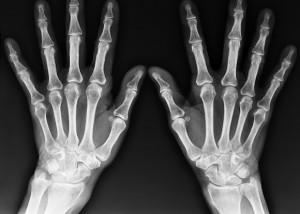
#> input picture week4_handson/x-ray.png, 300 x 214 px
$ jupyter execute week4_handson.ipynb
#> lines starting #> are read from the running program, lines starting #| are printed output that depends on the picture
# 1. Histogram Stretching

## 1) 제시된 LUT(look up table)을 생성하시오. (모든 LUT은 uint8의 형태로 저장하시오)

[cell 1]
import numpy as np
import matplotlib.pyplot as plt
import skimage.exposure as ex

[cell 2]
# Input intensity: 0 ~ 255
x = np.arange(256)

# LUT1: y = 2x
LUT1 = np.uint8(np.clip(2 * x, 0, 255))

# LUT2: y = (1/2)x
LUT2 = np.uint8(0.5 * x)

# LUT3: y = -x + 255
LUT3 = np.uint8(-x + 255)

# LUT4: piecewise linear transformation
t1 = (32 / 96) * np.arange(0, 97)

t2 = ((192 - 32) / (200 - 96)) * \
     (np.arange(97, 201) - 96) + 32

t3 = ((255 - 192) / (255 - 200)) * \
     (np.arange(201, 256) - 200) + 192

LUT4 = np.uint8(
    np.floor(np.concatenate((t1, t2, t3)))
)

[cell 3]
print(LUT1.dtype, LUT2.dtype, LUT3.dtype, LUT4.dtype)
print(len(LUT1), len(LUT2), len(LUT3), len(LUT4))

## 2) 1)에서 생성한 LUT 4개를 하나의 figure에 출력하시오.(subplot)

[cell 4]
plt.figure(figsize=(10, 8))

plt.subplot(2, 2, 1)
plt.plot(x, LUT1)
plt.title('LUT1')
plt.xlabel('Input intensity')
plt.ylabel('Output intensity')
plt.xlim(0, 255)
plt.ylim(0, 255)

plt.subplot(2, 2, 2)
plt.plot(x, LUT2)
plt.title('LUT2')
plt.xlabel('Input intensity')
plt.ylabel('Output intensity')
plt.xlim(0, 255)
plt.ylim(0, 255)

plt.subplot(2, 2, 3)
plt.plot(x, LUT3)
plt.title('LUT3')
plt.xlabel('Input intensity')
plt.ylabel('Output intensity')
plt.xlim(0, 255)
plt.ylim(0, 255)

plt.subplot(2, 2, 4)
plt.plot(x, LUT4)
plt.title('LUT4')
plt.xlabel('Input intensity')
plt.ylabel('Output intensity')
plt.xlim(0, 255)
plt.ylim(0, 255)

plt.tight_layout()
plt.show()
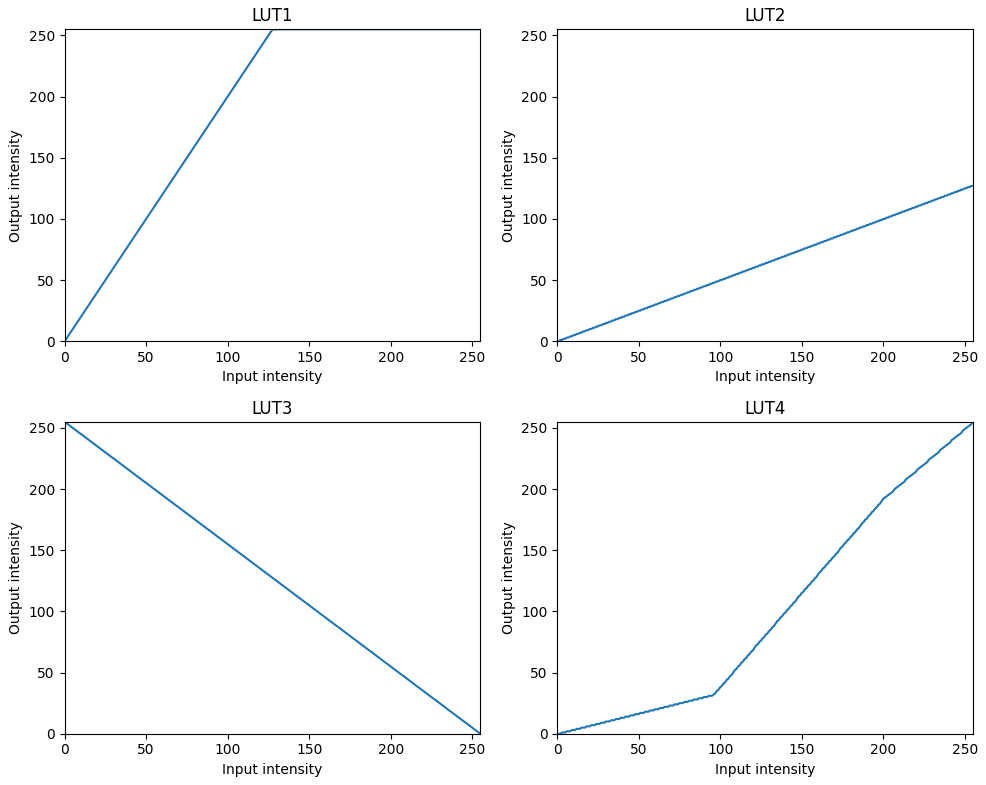
#> figure drawn by matplotlib, 4 panels; panel 1: curve peaks at x = 128, y = 255; panel 2: curve peaks at x = 254, y = 127; panel 3: curve peaks at x = 0, y = 255; panel 4: curve peaks at x = 255, y = 255

## 3) 1)에서 생성한 LUT을 이용해서 영상을 변환하시오.

### (a) function Image_Adjust_LUT(a,b)를 만드시오.
Input parameters: a: input image, b: LUT
Output: returns adjusted image

[cell 5]
def Image_Adjust_LUT(a, b):
    return b[a]

### (b) 영상 ‘x-ray.png’를 읽으시오.

[cell 6]
# (b) Read x-ray.png
x_ray = plt.imread('x-ray.png')
#> x_ray is the input picture: shape (214, 300) float32; min 0, max 1, mean 0.297

# PNG가 [0, 1] float 형식으로 읽힌 경우 [0, 255] uint8로 변환
if x_ray.dtype != np.uint8:
    x_ray = np.uint8(x_ray * 255)

print(x_ray.shape)
#| (214, 300)
print(x_ray.dtype)
#| uint8
print(x_ray.min(), x_ray.max())
#| 0 255

### (c) function Image_Adjust_LUT를 이용해서 읽어들인 x-ray LUT1, 2, 3, 4를 이용하여 변환하시
오

[cell 7]
x_ray_LUT1 = Image_Adjust_LUT(x_ray, LUT1)
#> in Image_Adjust_LUT, `return b[a]`:
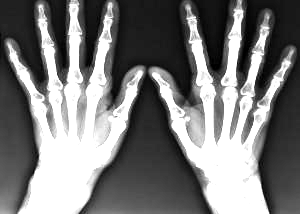
#> returned value: shape (214, 300); min 0, max 255, mean 121.6
x_ray_LUT2 = Image_Adjust_LUT(x_ray, LUT2)
x_ray_LUT3 = Image_Adjust_LUT(x_ray, LUT3)
#> in Image_Adjust_LUT (call 3), `return b[a]`:
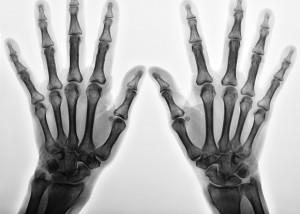
#> returned value: shape (214, 300); min 0, max 255, mean 179.3
x_ray_LUT4 = Image_Adjust_LUT(x_ray, LUT4)
#> in Image_Adjust_LUT (call 4), `return b[a]`:
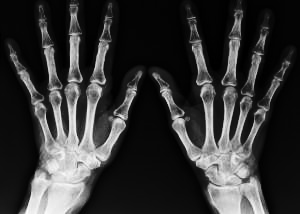
#> returned value: shape (214, 300); min 0, max 255, mean 53.3

### (d) (c) 에서 변환한 4개의 이미지를 하나의 figure에 출력하시오. (subplot(), imshow())

[cell 8]
plt.figure(figsize=(12, 8))

plt.subplot(2, 2, 1)
plt.imshow(x_ray_LUT1, cmap='gray', vmin=0, vmax=255)
plt.title('LUT1')
plt.axis('off')

plt.subplot(2, 2, 2)
plt.imshow(x_ray_LUT2, cmap='gray', vmin=0, vmax=255)
plt.title('LUT2')
plt.axis('off')

plt.subplot(2, 2, 3)
plt.imshow(x_ray_LUT3, cmap='gray', vmin=0, vmax=255)
plt.title('LUT3')
plt.axis('off')

plt.subplot(2, 2, 4)
plt.imshow(x_ray_LUT4, cmap='gray', vmin=0, vmax=255)
plt.title('LUT4')
plt.axis('off')

plt.tight_layout()
plt.show()

# 2. Histogram Equalization

## 2-1. Histogram Equalization

## 1) 1.(c) 의 LUT2의 결과 이미지에 대해 histogram equalization 을 수행하시오.

[cell 9]
# Histogram Equalization
x_ray_LUT2_HE = ex.equalize_hist(x_ray_LUT2)
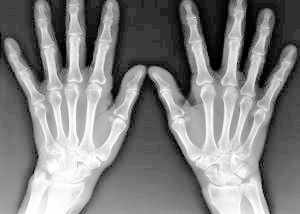
#> x_ray_LUT2_HE: shape (214, 300) float64; min 0.00324, max 1, mean 0.509

# [0, 1] float → [0, 255] uint8
x_ray_LUT2_HE = np.uint8(x_ray_LUT2_HE * 255)

# 확인
print(x_ray_LUT2.dtype, x_ray_LUT2.min(), x_ray_LUT2.max())
#| uint8 0 127
print(x_ray_LUT2_HE.dtype, x_ray_LUT2_HE.min(), x_ray_LUT2_HE.max())
#| uint8 0 255

## 2) 1)의 두 영상을 출력하시오. 이때 uint8 형식의 0-255 scale 로 영상과 histograms 를
출력하시오. 두 영상과 histograms 를 비교하여 차이점을 4 장에서 배운 이론을 근간으로
간단히 설명하시오.

[cell 10]
plt.figure(figsize=(12, 8))

# LUT2 image
plt.subplot(2, 2, 1)
plt.imshow(x_ray_LUT2, cmap='gray', vmin=0, vmax=255)
plt.title('LUT2 Image')
plt.axis('off')

# Histogram of LUT2
plt.subplot(2, 2, 2)
plt.hist(x_ray_LUT2.ravel(), bins=256, range=[0, 255])
plt.title('Histogram of LUT2 Image')
plt.xlabel('Pixel intensity')
plt.ylabel('Frequency')
plt.xlim([0, 255])

# Histogram Equalized image
plt.subplot(2, 2, 3)
plt.imshow(x_ray_LUT2_HE, cmap='gray', vmin=0, vmax=255)
plt.title('Histogram Equalized Image')
plt.axis('off')

# Histogram after HE
plt.subplot(2, 2, 4)
plt.hist(x_ray_LUT2_HE.ravel(), bins=256, range=[0, 255])
plt.title('Histogram of HE Image')
plt.xlabel('Pixel intensity')
plt.ylabel('Frequency')
plt.xlim([0, 255])

plt.tight_layout()
plt.show()
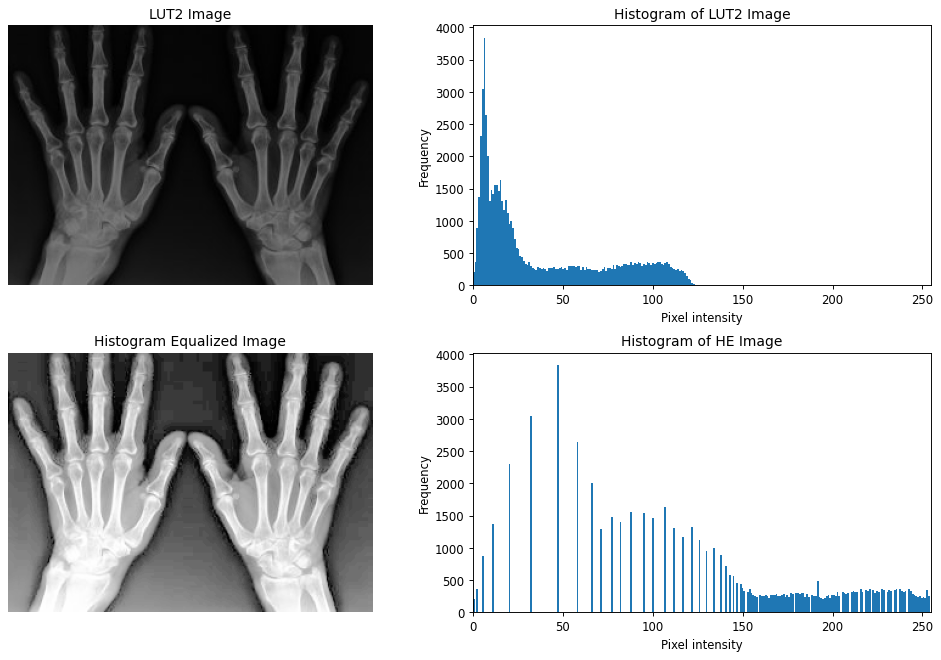
#> figure drawn by matplotlib, 4 panels; panel 2: tallest bar 3838 high, from x = 5.98 to 6.97; panel 4: tallest bar 3838 high, from x = 46.82 to 47.81

LUT2는 원본 픽셀의 밝기 값을 절반으로 감소시키므로 히스토그램이 0~127 범위에 집중되고 영상이 전체적으로 어둡게 나타난다. Histogram Equalization을 수행하면 누적분포함수(CDF)를 이용하여 픽셀의 밝기 값이 0~255의 더 넓은 범위에 재분배된다. 이에 따라 영상의 대비(contrast)가 향상되어 해부학적 구조를 더욱 뚜렷하게 구분할 수 있다. 또한 영상의 밝기 값은 이산적이므로 Histogram Equalization을 수행한 후의 히스토그램이 완벽하게 균일한 분포를 이루지는 않는다.

# 3. Histogram Specification (아래의 순서로 하거나, 결과가 나오도록 자유롭게 코딩해도 무방함)

## 1) Read the ‘x_ray2.png’ and store it into ‘x_ray2’ matrix.

[cell 11]
x_ray2 = plt.imread('x_ray2.png')
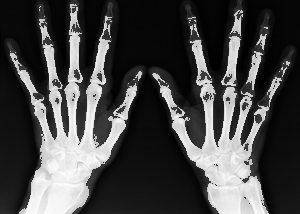
#> input picture week4_handson/x_ray2.png, 300 x 214 px
#> x_ray2 is the input picture: shape (214, 300) float32; min 0, max 1, mean 0.277

if x_ray2.dtype != np.uint8:
    x_ray2 = np.uint8(x_ray2 * 255)

print(x_ray2.shape)
#| (214, 300)
print(x_ray2.dtype)
#| uint8
print(x_ray2.min(), x_ray2.max())
#| 0 255

## 2) Do Histogram Equalization of ‘x_ray2’ and save the result into ‘x_ray_HE’ variable.

[cell 12]
x_ray_HE = ex.equalize_hist(x_ray2)

# [0, 1] float -> [0, 255] uint8
x_ray_HE = np.uint8(x_ray_HE * 255)

print(x_ray_HE.dtype)
#| uint8
print(x_ray_HE.min(), x_ray_HE.max())
#| 0 255

## 3) Display the variable ‘x_ray2’ and ‘x_ray_HE’ within the same figure window.

[cell 13]
plt.figure(figsize=(10, 5))

plt.subplot(1, 2, 1)
plt.imshow(x_ray2, cmap='gray', vmin=0, vmax=255)
plt.title('Original Image')
plt.axis('off')

plt.subplot(1, 2, 2)
plt.imshow(x_ray_HE, cmap='gray', vmin=0, vmax=255)
plt.title('Histogram Equalized Image')
plt.axis('off')

plt.tight_layout()
plt.show()

## 4) Make your own histogram ‘hist_desired’ (i.e. ()) (1x256 형태의 row vector 형태로 생성.)

### Desired Histogram

### Desired Histogram

입력 영상의 histogram을 참고하여 piecewise-linear 형태의 desired histogram을 설계하였다.
낮은 밝기 영역의 과도한 집중을 줄이고, 중·고 밝기 영역을 보다 넓게 분포시켜
배경과 뼈 구조 사이의 대비를 유지하면서 밝은 영역의 세부 구조가 과도하게 포화되는 것을 줄이고자 하였다.

[cell 14]
# Make desired histogram

u = np.arange(256)

# Control points
x_points = np.array([0, 20, 60, 120, 180, 220, 255])
y_points = np.array([3, 5, 3, 1, 2.5, 5, 2])

# Piecewise-linear desired histogram
hist_desired = np.interp(u, x_points, y_points)

print(hist_desired.shape)

plt.figure(figsize=(8, 4))
plt.plot(u, hist_desired)
plt.title('Desired Histogram')
plt.xlabel('Pixel intensity')
plt.ylabel('Relative frequency')
plt.xlim([0, 255])
plt.show()
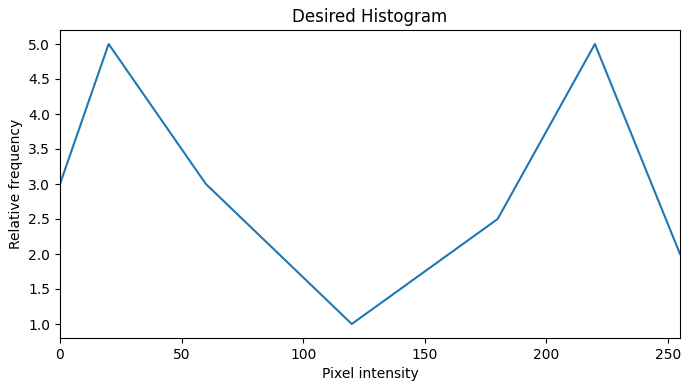
#> figure drawn by matplotlib, 1 panel; curve peaks at x = 20, y = 5

## 5) Make histogram of ‘x_ray2’ and store it into ‘hist_xray2’ (i.e. ()).

[cell 15]
hist_xray2, bins = np.histogram(x_ray2, bins=256, range=[0, 255])
#> hist_xray2 = 256 values, max 3838 at index 6, min 0 at index 64, mean 250.8; bins = 257 values from 0 to 255

print(hist_xray2.shape)
#| (256,)

## 6) Make CDF of ‘hist_desired’ and ‘hist_xray2’ and store them into ‘cdf_desired’ (i.e. ()) and
‘cdf_input’ (i.e. ()) respectively.

[cell 16]
# 6) CDF

cdf_desired = np.cumsum(hist_desired)
cdf_desired = cdf_desired / cdf_desired[-1]

cdf_input = np.cumsum(hist_xray2)
#> cdf_input = 256 values from 208 to 64200
cdf_input = cdf_input / cdf_input[-1]
#> cdf_input = 256 values from 0.00324 to 1

## 7) Generate the Look Up Table to convert input pixel values ‘r’ (x_ray2) to output value ‘u’ (cdf_desired)
by () and
( ) and store it into ‘LUT’. Draw a plot of  versus .

[cell 17]
LUT = np.zeros(256, dtype=np.uint8)

for r in range(256):
    u_out = np.argmin(np.abs(cdf_desired - cdf_input[r]))
    LUT[r] = u_out
#> this loop made 256 passes
#> u_out on passes 1 to 3: 0, 1, 4
#> after the loop, LUT = 256 values from 0 to 255

plt.figure(figsize=(6, 5))
plt.plot(np.arange(256), LUT)
plt.title('LUT for Histogram Specification')
plt.xlabel('Input intensity r')
plt.ylabel('Output intensity u')
plt.xlim([0, 255])
plt.ylim([0, 255])
plt.grid()
plt.show()
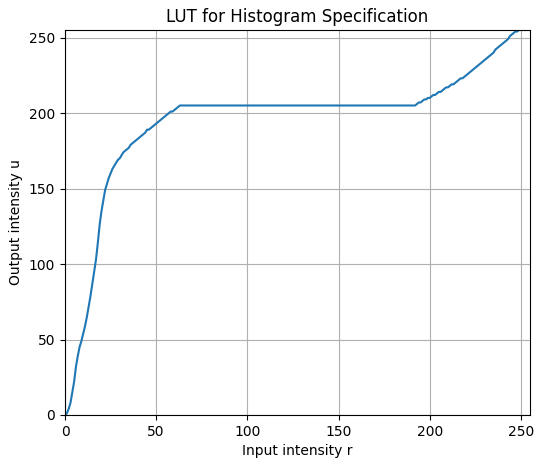
#> figure drawn by matplotlib, 1 panel; curve peaks at x = 249, y = 255

## 8) Apply the LUT on the ‘x_ray2’ and store it into the ‘x_ray_HS’. (Make sure that data type of LUT
should be uint8).

[cell 18]
x_ray_HS = LUT[x_ray2]
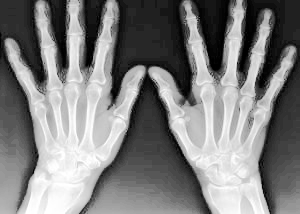
#> x_ray_HS: shape (214, 300); min 0, max 255, mean 127.1
print("LUT dtype:", LUT.dtype)
#| LUT dtype: uint8

## 9) Display ‘x_ray_HE’ and ‘x_ray_HS’ within the same window.

[cell 19]
plt.figure(figsize=(10, 5))

plt.subplot(1, 2, 1)
plt.imshow(x_ray_HE, cmap='gray', vmin=0, vmax=255)
plt.title('Histogram Equalized Image')
plt.axis('off')

plt.subplot(1, 2, 2)
plt.imshow(x_ray_HS, cmap='gray', vmin=0, vmax=255)
plt.title('Histogram Specified Image')
plt.axis('off')

plt.tight_layout()
plt.show()
